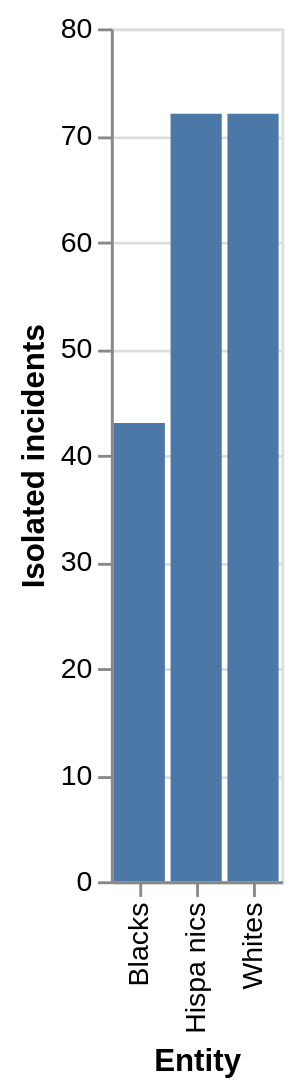

Here is the Vega-Lite specification saved for this chart:
### Vega-Lite specification from a JSON file in a GitHub repository (floating-point values rounded to 4 significant figures)
{"$schema": "https://vega.github.io/schema/vega-lite/v5.json", "description": "Bar chart auto-generated from CSV", "data": {"values": [{"Entity": "Hispa nics", "Isolated incidents": 72.0}, {"Entity": "Blacks", "Isolated incidents": 43.0}, {"Entity": "Whites", "Isolated incidents": 72.0}, {"Entity": "All officers", "Isolated incidents": NaN}]}, "mark": "bar", "encoding": {"x": {"field": "Entity", "type": "ordinal"}, "y": {"field": "Isolated incidents", "type": "quantitative"}}}
